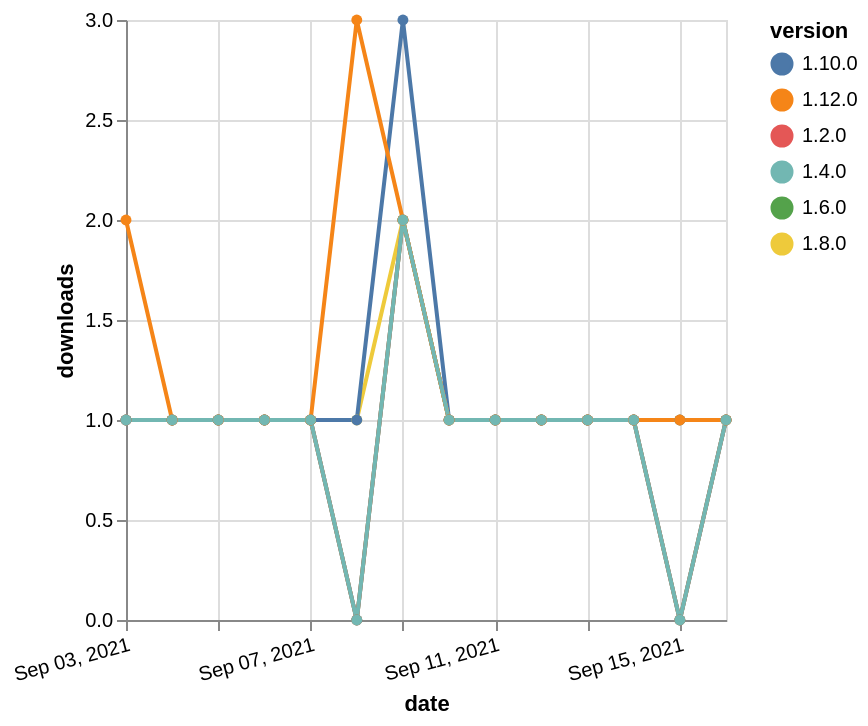

Specify this chart in Vega-Lite:
### Vega-Lite specification from a JSON file in a GitHub repository (floating-point values rounded to 4 significant figures)
{"$schema": "https://vega.github.io/schema/vega-lite/v5.json", "description": "A simple bar chart with embedded data.", "data": {"values": [{"date": "2021-09-03", "total": 200, "delta": 1, "version": "1.6.0"}, {"date": "2021-09-04", "total": 201, "delta": 1, "version": "1.6.0"}, {"date": "2021-09-05", "total": 202, "delta": 1, "version": "1.6.0"}, {"date": "2021-09-06", "total": 203, "delta": 1, "version": "1.6.0"}, {"date": "2021-09-07", "total": 204, "delta": 1, "version": "1.6.0"}, {"date": "2021-09-08", "total": 204, "delta": 0, "version": "1.6.0"}, {"date": "2021-09-09", "total": 206, "delta": 2, "version": "1.6.0"}, {"date": "2021-09-10", "total": 207, "delta": 1, "version": "1.6.0"}, {"date": "2021-09-11", "total": 208, "delta": 1, "version": "1.6.0"}, {"date": "2021-09-12", "total": 209, "delta": 1, "version": "1.6.0"}, {"date": "2021-09-13", "total": 210, "delta": 1, "version": "1.6.0"}, {"date": "2021-09-14", "total": 211, "delta": 1, "version": "1.6.0"}, {"date": "2021-09-15", "total": 211, "delta": 0, "version": "1.6.0"}, {"date": "2021-09-16", "total": 212, "delta": 1, "version": "1.6.0"}, {"date": "2021-09-03", "total": 169, "delta": 1, "version": "1.8.0"}, {"date": "2021-09-04", "total": 170, "delta": 1, "version": "1.8.0"}, {"date": "2021-09-05", "total": 171, "delta": 1, "version": "1.8.0"}, {"date": "2021-09-06", "total": 172, "delta": 1, "version": "1.8.0"}, {"date": "2021-09-07", "total": 173, "delta": 1, "version": "1.8.0"}, {"date": "2021-09-08", "total": 174, "delta": 1, "version": "1.8.0"}, {"date": "2021-09-09", "total": 176, "delta": 2, "version": "1.8.0"}, {"date": "2021-09-10", "total": 177, "delta": 1, "version": "1.8.0"}, {"date": "2021-09-11", "total": 178, "delta": 1, "version": "1.8.0"}, {"date": "2021-09-12", "total": 179, "delta": 1, "version": "1.8.0"}, {"date": "2021-09-13", "total": 180, "delta": 1, "version": "1.8.0"}, {"date": "2021-09-14", "total": 181, "delta": 1, "version": "1.8.0"}, {"date": "2021-09-15", "total": 182, "delta": 1, "version": "1.8.0"}, {"date": "2021-09-16", "total": 183, "delta": 1, "version": "1.8.0"}, {"date": "2021-09-03", "total": 204, "delta": 1, "version": "1.10.0"}, {"date": "2021-09-04", "total": 205, "delta": 1, "version": "1.10.0"}, {"date": "2021-09-05", "total": 206, "delta": 1, "version": "1.10.0"}, {"date": "2021-09-06", "total": 207, "delta": 1, "version": "1.10.0"}, {"date": "2021-09-07", "total": 208, "delta": 1, "version": "1.10.0"}, {"date": "2021-09-08", "total": 209, "delta": 1, "version": "1.10.0"}, {"date": "2021-09-09", "total": 212, "delta": 3, "version": "1.10.0"}, {"date": "2021-09-10", "total": 213, "delta": 1, "version": "1.10.0"}, {"date": "2021-09-11", "total": 214, "delta": 1, "version": "1.10.0"}, {"date": "2021-09-12", "total": 215, "delta": 1, "version": "1.10.0"}, {"date": "2021-09-13", "total": 216, "delta": 1, "version": "1.10.0"}, {"date": "2021-09-14", "total": 217, "delta": 1, "version": "1.10.0"}, {"date": "2021-09-15", "total": 218, "delta": 1, "version": "1.10.0"}, {"date": "2021-09-16", "total": 219, "delta": 1, "version": "1.10.0"}, {"date": "2021-09-03", "total": 251, "delta": 1, "version": "1.2.0"}, {"date": "2021-09-04", "total": 252, "delta": 1, "version": "1.2.0"}, {"date": "2021-09-05", "total": 253, "delta": 1, "version": "1.2.0"}, {"date": "2021-09-06", "total": 254, "delta": 1, "version": "1.2.0"}, {"date": "2021-09-07", "total": 255, "delta": 1, "version": "1.2.0"}, {"date": "2021-09-08", "total": 255, "delta": 0, "version": "1.2.0"}, {"date": "2021-09-09", "total": 257, "delta": 2, "version": "1.2.0"}, {"date": "2021-09-10", "total": 258, "delta": 1, "version": "1.2.0"}, {"date": "2021-09-11", "total": 259, "delta": 1, "version": "1.2.0"}, {"date": "2021-09-12", "total": 260, "delta": 1, "version": "1.2.0"}, {"date": "2021-09-13", "total": 261, "delta": 1, "version": "1.2.0"}, {"date": "2021-09-14", "total": 262, "delta": 1, "version": "1.2.0"}, {"date": "2021-09-15", "total": 262, "delta": 0, "version": "1.2.0"}, {"date": "2021-09-16", "total": 263, "delta": 1, "version": "1.2.0"}, {"date": "2021-09-03", "total": 126, "delta": 2, "version": "1.12.0"}, {"date": "2021-09-04", "total": 127, "delta": 1, "version": "1.12.0"}, {"date": "2021-09-05", "total": 128, "delta": 1, "version": "1.12.0"}, {"date": "2021-09-06", "total": 129, "delta": 1, "version": "1.12.0"}, {"date": "2021-09-07", "total": 130, "delta": 1, "version": "1.12.0"}, {"date": "2021-09-08", "total": 133, "delta": 3, "version": "1.12.0"}, {"date": "2021-09-09", "total": 135, "delta": 2, "version": "1.12.0"}, {"date": "2021-09-10", "total": 136, "delta": 1, "version": "1.12.0"}, {"date": "2021-09-11", "total": 137, "delta": 1, "version": "1.12.0"}, {"date": "2021-09-12", "total": 138, "delta": 1, "version": "1.12.0"}, {"date": "2021-09-13", "total": 139, "delta": 1, "version": "1.12.0"}, {"date": "2021-09-14", "total": 140, "delta": 1, "version": "1.12.0"}, {"date": "2021-09-15", "total": 141, "delta": 1, "version": "1.12.0"}, {"date": "2021-09-16", "total": 142, "delta": 1, "version": "1.12.0"}, {"date": "2021-09-03", "total": 202, "delta": 1, "version": "1.4.0"}, {"date": "2021-09-04", "total": 203, "delta": 1, "version": "1.4.0"}, {"date": "2021-09-05", "total": 204, "delta": 1, "version": "1.4.0"}, {"date": "2021-09-06", "total": 205, "delta": 1, "version": "1.4.0"}, {"date": "2021-09-07", "total": 206, "delta": 1, "version": "1.4.0"}, {"date": "2021-09-08", "total": 206, "delta": 0, "version": "1.4.0"}, {"date": "2021-09-09", "total": 208, "delta": 2, "version": "1.4.0"}, {"date": "2021-09-10", "total": 209, "delta": 1, "version": "1.4.0"}, {"date": "2021-09-11", "total": 210, "delta": 1, "version": "1.4.0"}, {"date": "2021-09-12", "total": 211, "delta": 1, "version": "1.4.0"}, {"date": "2021-09-13", "total": 212, "delta": 1, "version": "1.4.0"}, {"date": "2021-09-14", "total": 213, "delta": 1, "version": "1.4.0"}, {"date": "2021-09-15", "total": 213, "delta": 0, "version": "1.4.0"}, {"date": "2021-09-16", "total": 214, "delta": 1, "version": "1.4.0"}]}, "width": "container", "mark": {"type": "line", "point": {"filled": true}}, "encoding": {"x": {"field": "date", "type": "temporal", "timeUnit": "yearmonthdate", "title": "date", "axis": {"labelAngle": -15}}, "y": {"field": "delta", "type": "quantitative", "title": "downloads"}, "color": {"field": "version", "type": "nominal"}, "tooltip": {"field": "delta"}}}
